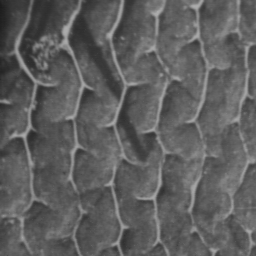
#> input picture TME 8/images/seiche.png, 256 x 256 px, found by its file name
$ jupyter execute --allow-errors TME3_Sujet-giang.ipynb
#> lines starting #> are read from the running program, lines starting #| are printed output that depends on the picture
# TME3: introduction à Numpy

> Consignes: le fichier TME3_Sujet.ipynb est à déposer sur le site Moodle de l'UE https://moodle-sciences.upmc.fr/moodle-2018/course/view.php?id=4650. Si vous êtes en binôme, renommez-le en TME3_nom1_nom2.ipynb.

## Exercice 1:
Implémenter les exemples vu en TD. Imprimer les tableaux résultats pour vérification.

[cell 1]
from PIL import Image
import numpy as np
import matplotlib.pyplot as plt
import math
import sys

#Exercice 1

l=[x for x in range (100)]
tab=np.array(l)
t=tab.reshape(10,10)
print(t)
print ("Le type est :", type(tab))

#2
#Le type le plus économique est int 8

#3

tab2=t.astype(np.float32)
print(tab2)
tab3=t.astype(np.float64)
print(tab3)

#4

print(t.ndim, t.shape, t.size)

#5

tab4=np.zeros(100)
print(tab4)

#6

s=(20,30)
tab5=np.zeros(s)
print(tab5)

#7
#tab7=np.array(255)
#t3=tab7.reshape(20,30,3)

#Exercice 2
#1

def moyenne(t):
    l, p =t.shape
    cpt=0
    for i in range (l):
        for j in range (p):
            cpt+=t[i,j]
    return cpt/t.size

print(moyenne(t))

#2

vect = np.arange(-(math.pi), math.pi, (2*math.pi)/99, float)
print(vect)

#3

vect2=np.sin(vect)
print(vect2)

## Exercice 2: Numpy et les images

### 2.1 Normalisation
Normaliser l'image <tt>img/seiche.png</tt>. Indication: utiliser les méthodes <tt>min()</tt> et <tt>max()</tt> de la classe <tt>ndarray</tt>. Afficher l'image PIL <tt>seiche.png</tt> puis le tableau numpy normalisé. Ps: si l'image numpy apparait colorée, utiliser la fonction gray() qui fixe la palette de couleurs d'<tt>imshow()</tt> en niveaux de gris.

[cell 2]
from PIL import Image
from pylab import *

def normalisation(file):
#> called with file = 'img/seiche.png'
    img=Image.open(file)
#> img is the input picture: PIL image 256x256 L; min 27, max 172, mean 94.2
    tab=np.array(img)
    L=((tab-tab.min())*255)/(tab.max()-tab.min())
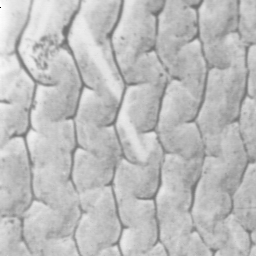
#> L: shape (256, 256) float64; min 0, max 1.76, mean 1.3; drawn with min black and max white
    return L

print(normalisation("img/seiche.png"))

imshow(normalisation("img/seiche.png"))

### 2.2 Visualisation PIL et Numpy
Lire l'image <tt>img/CT-scan.png</tt> (une coupe d'une acquisition d'un scanner X d'un corps humain) avec PIL et sa classe <tt>Image</tt>. Imprimer les extremas de l'image et l'image PIL. Transformer-là en tableau Numpy. A nouveau afficher ce tableau sous forme d'image. Que constatez-vous ?

#> (a cell that did not finish here is left out)

### 2.3 Seuillage
Prendre le tableau numpy de la question précédente. Appliquer un seuillage haut au seuil 255.
Remarque: cette opération se fait une instruction Python. Afficher le résultat sous forme d'image et comparer avec l'image PIL affichée à la question précédente. Qu'en déduisez vous du comportement de imshow() sur les images PIL ?

[cell 4]
def seuillage (tab, val):
    l=tab >val
    tab[l]=val
    return tab

seuil=seuillage(tab, 255)
#> (the rest of this cell did not finish here and is left out)

### 2.4 Seuillage - suite
Sur la même image, appliquer un seuillage à 1000 et commenter la visualisation de l'image seuillée. Essayer d'autres valeurs de seuils pour différentier certains organes.

#> (a cell that did not finish here is left out)

#> (a cell that did not finish here is left out)

#> (a cell that did not finish here is left out)

### 2.4 Damier
Comment fabriquer un image qui représente un damier (alternance de 6 cases blanches et 6 cases noires en ligne et en colonne), chaque case étant de taille 20 par 20. On pourra utiliser les fonctions <tt>hstack()</tt>, <tt>vstack()</tt> et <tt>tile()</tt>.

[cell 8]
def damier():
    tab=np.zeros((20,20))
    tab1=np.zeros((20,20))
    tab1+=255
    v=np.hstack((tab, tab1))
    v1=np.tile(v, 6)
    u=np.hstack((tab1, tab))
    v2=np.tile(u, 6)
    l=np.tile((v1, v2), (6,1,1))
    return np.vstack((l))
imshow(damier())
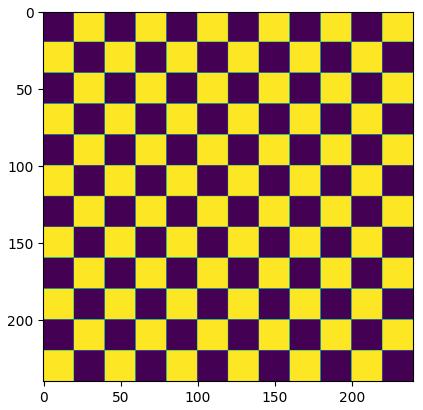
#> figure drawn by matplotlib, 1 panel

## Exercice 3: Manipulation et parcours de tableaux
### 3.1 Permutation de colonnes
Écrire un code Python qui créé un tableau <tt>A</tt> initialisé à des valeurs quelconque, ou bien une image lue sur le disque, construit un tableau <tt>B</tt> de même taille qui contient en première colonne la dernière colonne de <tt>A</tt>, et pour ses colonnes restantes, les premières colonnes de <tt>A</tt>.

[cell 9]
def permutation (A):
    B=A.copy()
    B[:,0]=A[:,-1]
    B[:,-1]=A[:,0]
    return B

#test avec image

#> (the rest of this cell did not finish here and is left out)

### 3.2 Duplication de lignes et colonnes
Écrire un code Python qui prend le même tableau <tt>A</tt>, créé un tableau <tt>A2</tt> ayant 2 lignes et deux colonnes de plus que <tt>A</tt> et telque :
 - <tt>A2</tt> privé de ses premières et dernières lignes et colonnes doit valoir <tt>A</tt>.
 - Les bords de <tt>A2</tt> doivent correspondre aux bords de <tt>A</tt>. Les valeurs aux coins de A2 ne devraient pas vous poser de problème !

[cell 10]
def duplication(A):
    l, m =A.shape
    A2 = np.zeros((l+2,m+2))
    #Intérieur
    A2[1:-1,1:-1] = A

    #Bord
    A2[0,1:-1] = A[0,:]
    A2[-1,1:-1] = A[-1,:]
    A2[1:-1,0] = A[:,0]
    A2[1:-1,-1] = A[:,-1]

    return A2

m=[x for x in range (100)]
#> m = 100 values from 0 to 99
tabb= np.array(m)
#> tabb = 100 values from 0 to 99
t=tabb.reshape(10,10)
print("A = \n",t)
print("A2 = \n",duplication(t))
